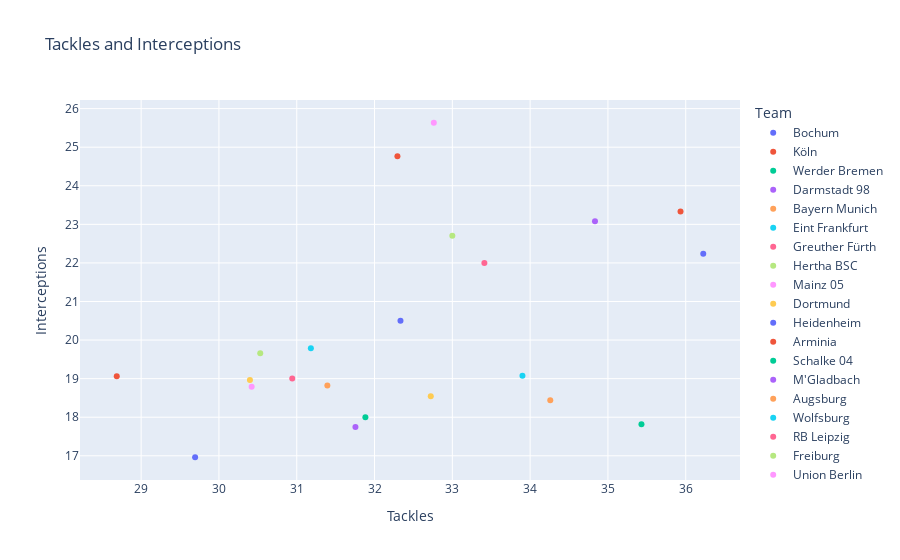

Notebook code cell kept with this figure:
### Code cell
px.scatter(defense_df , x = 'Tackles' , y = 'Interceptions' , color = 'Team' , title = 'Tackles and Interceptions')

### Figure 1 — Plotly figure (JSON) as saved in the notebook; plotly's stock layout.template omitted (floating-point values rounded to 4 significant figures)
{"data": [{"hovertemplate": "Team=Bochum<br>Tackles=%{x}<br>Interceptions=%{y}<extra></extra>", "legendgroup": "Bochum", "marker": {"color": "#636efa", "symbol": "circle"}, "mode": "markers", "name": "Bochum", "orientation": "v", "showlegend": true, "type": "scatter", "x": [36.23], "xaxis": "x", "y": [22.24], "yaxis": "y"}, {"hovertemplate": "Team=Köln<br>Tackles=%{x}<br>Interceptions=%{y}<extra></extra>", "legendgroup": "Köln", "marker": {"color": "#EF553B", "symbol": "circle"}, "mode": "markers", "name": "Köln", "orientation": "v", "showlegend": true, "type": "scatter", "x": [35.93], "xaxis": "x", "y": [23.33], "yaxis": "y"}, {"hovertemplate": "Team=Werder Bremen<br>Tackles=%{x}<br>Interceptions=%{y}<extra></extra>", "legendgroup": "Werder Bremen", "marker": {"color": "#00cc96", "symbol": "circle"}, "mode": "markers", "name": "Werder Bremen", "orientation": "v", "showlegend": true, "type": "scatter", "x": [35.43], "xaxis": "x", "y": [17.82], "yaxis": "y"}, {"hovertemplate": "Team=Darmstadt 98<br>Tackles=%{x}<br>Interceptions=%{y}<extra></extra>", "legendgroup": "Darmstadt 98", "marker": {"color": "#ab63fa", "symbol": "circle"}, "mode": "markers", "name": "Darmstadt 98", "orientation": "v", "showlegend": true, "type": "scatter", "x": [34.83], "xaxis": "x", "y": [23.08], "yaxis": "y"}, {"hovertemplate": "Team=Bayern Munich<br>Tackles=%{x}<br>Interceptions=%{y}<extra></extra>", "legendgroup": "Bayern Munich", "marker": {"color": "#FFA15A", "symbol": "circle"}, "mode": "markers", "name": "Bayern Munich", "orientation": "v", "showlegend": true, "type": "scatter", "x": [34.26], "xaxis": "x", "y": [18.44], "yaxis": "y"}, {"hovertemplate": "Team=Eint Frankfurt<br>Tackles=%{x}<br>Interceptions=%{y}<extra></extra>", "legendgroup": "Eint Frankfurt", "marker": {"color": "#19d3f3", "symbol": "circle"}, "mode": "markers", "name": "Eint Frankfurt", "orientation": "v", "showlegend": true, "type": "scatter", "x": [33.9], "xaxis": "x", "y": [19.07], "yaxis": "y"}, {"hovertemplate": "Team=Greuther Fürth<br>Tackles=%{x}<br>Interceptions=%{y}<extra></extra>", "legendgroup": "Greuther Fürth", "marker": {"color": "#FF6692", "symbol": "circle"}, "mode": "markers", "name": "Greuther Fürth", "orientation": "v", "showlegend": true, "type": "scatter", "x": [33.41], "xaxis": "x", "y": [22], "yaxis": "y"}, {"hovertemplate": "Team=Hertha BSC<br>Tackles=%{x}<br>Interceptions=%{y}<extra></extra>", "legendgroup": "Hertha BSC", "marker": {"color": "#B6E880", "symbol": "circle"}, "mode": "markers", "name": "Hertha BSC", "orientation": "v", "showlegend": true, "type": "scatter", "x": [33], "xaxis": "x", "y": [22.71], "yaxis": "y"}, {"hovertemplate": "Team=Mainz 05<br>Tackles=%{x}<br>Interceptions=%{y}<extra></extra>", "legendgroup": "Mainz 05", "marker": {"color": "#FF97FF", "symbol": "circle"}, "mode": "markers", "name": "Mainz 05", "orientation": "v", "showlegend": true, "type": "scatter", "x": [32.76], "xaxis": "x", "y": [25.63], "yaxis": "y"}, {"hovertemplate": "Team=Dortmund<br>Tackles=%{x}<br>Interceptions=%{y}<extra></extra>", "legendgroup": "Dortmund", "marker": {"color": "#FECB52", "symbol": "circle"}, "mode": "markers", "name": "Dortmund", "orientation": "v", "showlegend": true, "type": "scatter", "x": [32.72], "xaxis": "x", "y": [18.54], "yaxis": "y"}, {"hovertemplate": "Team=Heidenheim<br>Tackles=%{x}<br>Interceptions=%{y}<extra></extra>", "legendgroup": "Heidenheim", "marker": {"color": "#636efa", "symbol": "circle"}, "mode": "markers", "name": "Heidenheim", "orientation": "v", "showlegend": true, "type": "scatter", "x": [32.33], "xaxis": "x", "y": [20.5], "yaxis": "y"}, {"hovertemplate": "Team=Arminia<br>Tackles=%{x}<br>Interceptions=%{y}<extra></extra>", "legendgroup": "Arminia", "marker": {"color": "#EF553B", "symbol": "circle"}, "mode": "markers", "name": "Arminia", "orientation": "v", "showlegend": true, "type": "scatter", "x": [32.29], "xaxis": "x", "y": [24.76], "yaxis": "y"}, {"hovertemplate": "Team=Schalke 04<br>Tackles=%{x}<br>Interceptions=%{y}<extra></extra>", "legendgroup": "Schalke 04", "marker": {"color": "#00cc96", "symbol": "circle"}, "mode": "markers", "name": "Schalke 04", "orientation": "v", "showlegend": true, "type": "scatter", "x": [31.88], "xaxis": "x", "y": [18], "yaxis": "y"}, {"hovertemplate": "Team=M'Gladbach<br>Tackles=%{x}<br>Interceptions=%{y}<extra></extra>", "legendgroup": "M'Gladbach", "marker": {"color": "#ab63fa", "symbol": "circle"}, "mode": "markers", "name": "M'Gladbach", "orientation": "v", "showlegend": true, "type": "scatter", "x": [31.75], "xaxis": "x", "y": [17.75], "yaxis": "y"}, {"hovertemplate": "Team=Augsburg<br>Tackles=%{x}<br>Interceptions=%{y}<extra></extra>", "legendgroup": "Augsburg", "marker": {"color": "#FFA15A", "symbol": "circle"}, "mode": "markers", "name": "Augsburg", "orientation": "v", "showlegend": true, "type": "scatter", "x": [31.39], "xaxis": "x", "y": [18.82], "yaxis": "y"}, {"hovertemplate": "Team=Wolfsburg<br>Tackles=%{x}<br>Interceptions=%{y}<extra></extra>", "legendgroup": "Wolfsburg", "marker": {"color": "#19d3f3", "symbol": "circle"}, "mode": "markers", "name": "Wolfsburg", "orientation": "v", "showlegend": true, "type": "scatter", "x": [31.18], "xaxis": "x", "y": [19.79], "yaxis": "y"}, {"hovertemplate": "Team=RB Leipzig<br>Tackles=%{x}<br>Interceptions=%{y}<extra></extra>", "legendgroup": "RB Leipzig", "marker": {"color": "#FF6692", "symbol": "circle"}, "mode": "markers", "name": "RB Leipzig", "orientation": "v", "showlegend": true, "type": "scatter", "x": [30.94], "xaxis": "x", "y": [19.0], "yaxis": "y"}, {"hovertemplate": "Team=Freiburg<br>Tackles=%{x}<br>Interceptions=%{y}<extra></extra>", "legendgroup": "Freiburg", "marker": {"color": "#B6E880", "symbol": "circle"}, "mode": "markers", "name": "Freiburg", "orientation": "v", "showlegend": true, "type": "scatter", "x": [30.53], "xaxis": "x", "y": [19.66], "yaxis": "y"}, {"hovertemplate": "Team=Union Berlin<br>Tackles=%{x}<br>Interceptions=%{y}<extra></extra>", "legendgroup": "Union Berlin", "marker": {"color": "#FF97FF", "symbol": "circle"}, "mode": "markers", "name": "Union Berlin", "orientation": "v", "showlegend": true, "type": "scatter", "x": [30.42], "xaxis": "x", "y": [18.79], "yaxis": "y"}, {"hovertemplate": "Team=Stuttgart<br>Tackles=%{x}<br>Interceptions=%{y}<extra></extra>", "legendgroup": "Stuttgart", "marker": {"color": "#FECB52", "symbol": "circle"}, "mode": "markers", "name": "Stuttgart", "orientation": "v", "showlegend": true, "type": "scatter", "x": [30.4], "xaxis": "x", "y": [18.96], "yaxis": "y"}, {"hovertemplate": "Team=Hoffenheim<br>Tackles=%{x}<br>Interceptions=%{y}<extra></extra>", "legendgroup": "Hoffenheim", "marker": {"color": "#636efa", "symbol": "circle"}, "mode": "markers", "name": "Hoffenheim", "orientation": "v", "showlegend": true, "type": "scatter", "x": [29.69], "xaxis": "x", "y": [16.96], "yaxis": "y"}, {"hovertemplate": "Team=Leverkusen<br>Tackles=%{x}<br>Interceptions=%{y}<extra></extra>", "legendgroup": "Leverkusen", "marker": {"color": "#EF553B", "symbol": "circle"}, "mode": "markers", "name": "Leverkusen", "orientation": "v", "showlegend": true, "type": "scatter", "x": [28.69], "xaxis": "x", "y": [19.06], "yaxis": "y"}], "layout": {"legend": {"title": {"text": "Team"}, "tracegroupgap": 0}, "title": {"text": "Tackles and Interceptions"}, "xaxis": {"anchor": "y", "domain": [0, 1], "title": {"text": "Tackles"}}, "yaxis": {"anchor": "x", "domain": [0, 1], "title": {"text": "Interceptions"}}}}
